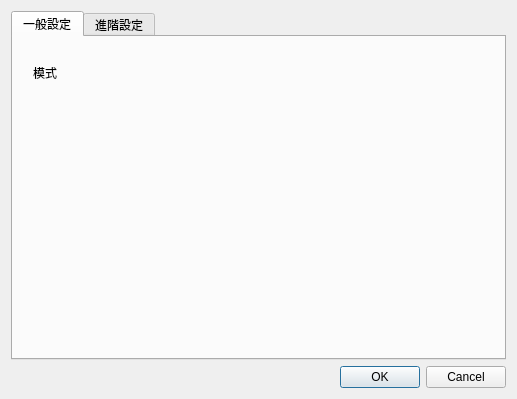
<?xml version="1.0" encoding="UTF-8"?>
<ui version="4.0">
 <class>parameter_set</class>
 <widget class="QDialog" name="parameter_set">
  <property name="geometry">
   <rect>
    <x>0</x>
    <y>0</y>
    <width>517</width>
    <height>399</height>
   </rect>
  </property>
  <property name="windowTitle">
   <string>Dialog</string>
  </property>
  <layout class="QGridLayout" name="gridLayout">
   <item row="0" column="0">
    <widget class="QTabWidget" name="tabWidget">
     <property name="currentIndex">
      <number>0</number>
     </property>
     <widget class="QWidget" name="tab">
      <attribute name="title">
       <string>一般設定</string>
      </attribute>
      <widget class="QLabel" name="label">
       <property name="geometry">
        <rect>
         <x>20</x>
         <y>30</y>
         <width>47</width>
         <height>12</height>
        </rect>
       </property>
       <property name="text">
        <string>模式</string>
       </property>
      </widget>
     </widget>
     <widget class="QWidget" name="tab_2">
      <attribute name="title">
       <string>進階設定</string>
      </attribute>
     </widget>
    </widget>
   </item>
   <item row="1" column="0">
    <widget class="QDialogButtonBox" name="buttonBox">
     <property name="orientation">
      <enum>Qt::Horizontal</enum>
     </property>
     <property name="standardButtons">
      <set>QDialogButtonBox::Cancel|QDialogButtonBox::Ok</set>
     </property>
    </widget>
   </item>
  </layout>
 </widget>
 <resources/>
 <connections>
  <connection>
   <sender>buttonBox</sender>
   <signal>accepted()</signal>
   <receiver>parameter_set</receiver>
   <slot>accept()</slot>
   <hints>
    <hint type="sourcelabel">
     <x>248</x>
     <y>254</y>
    </hint>
    <hint type="destinationlabel">
     <x>157</x>
     <y>274</y>
    </hint>
   </hints>
  </connection>
  <connection>
   <sender>buttonBox</sender>
   <signal>rejected()</signal>
   <receiver>parameter_set</receiver>
   <slot>reject()</slot>
   <hints>
    <hint type="sourcelabel">
     <x>316</x>
     <y>260</y>
    </hint>
    <hint type="destinationlabel">
     <x>286</x>
     <y>274</y>
    </hint>
   </hints>
  </connection>
 </connections>
</ui>
